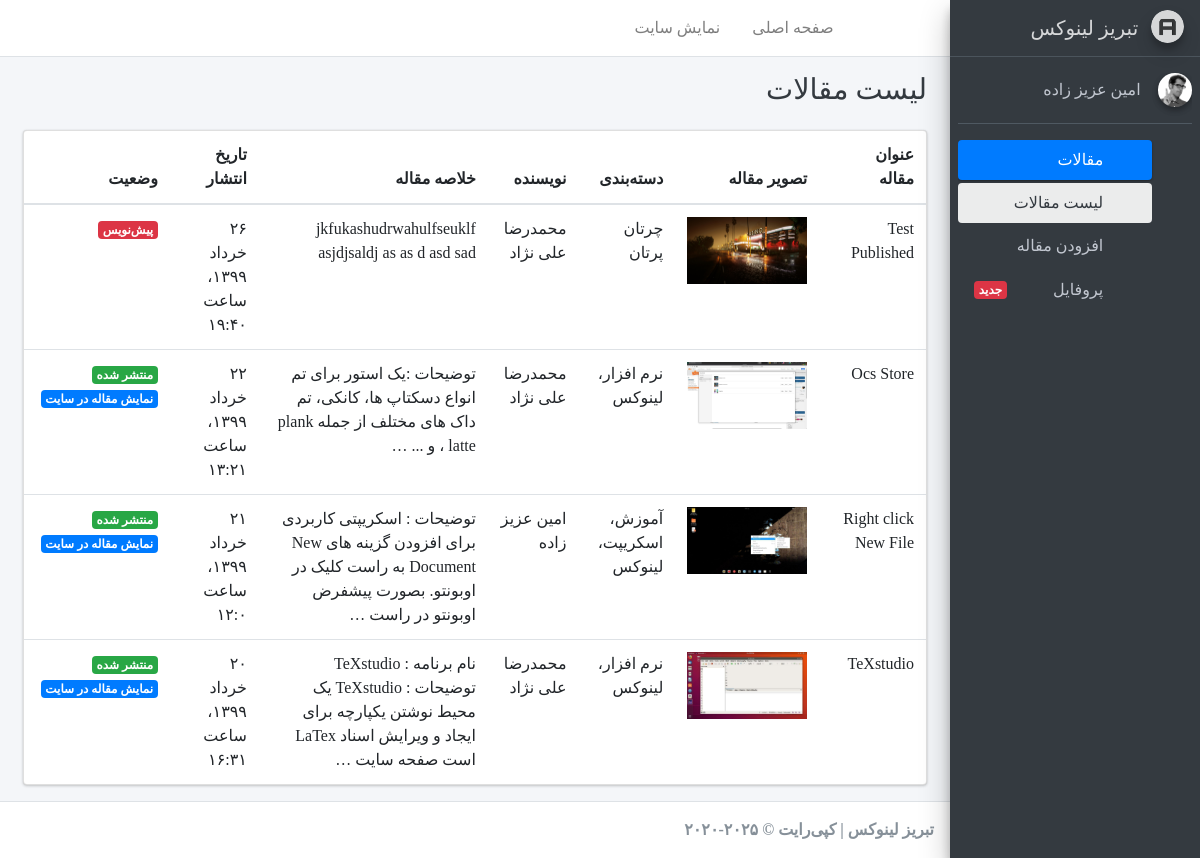
Before: /account/ (signed in) with the older database file.
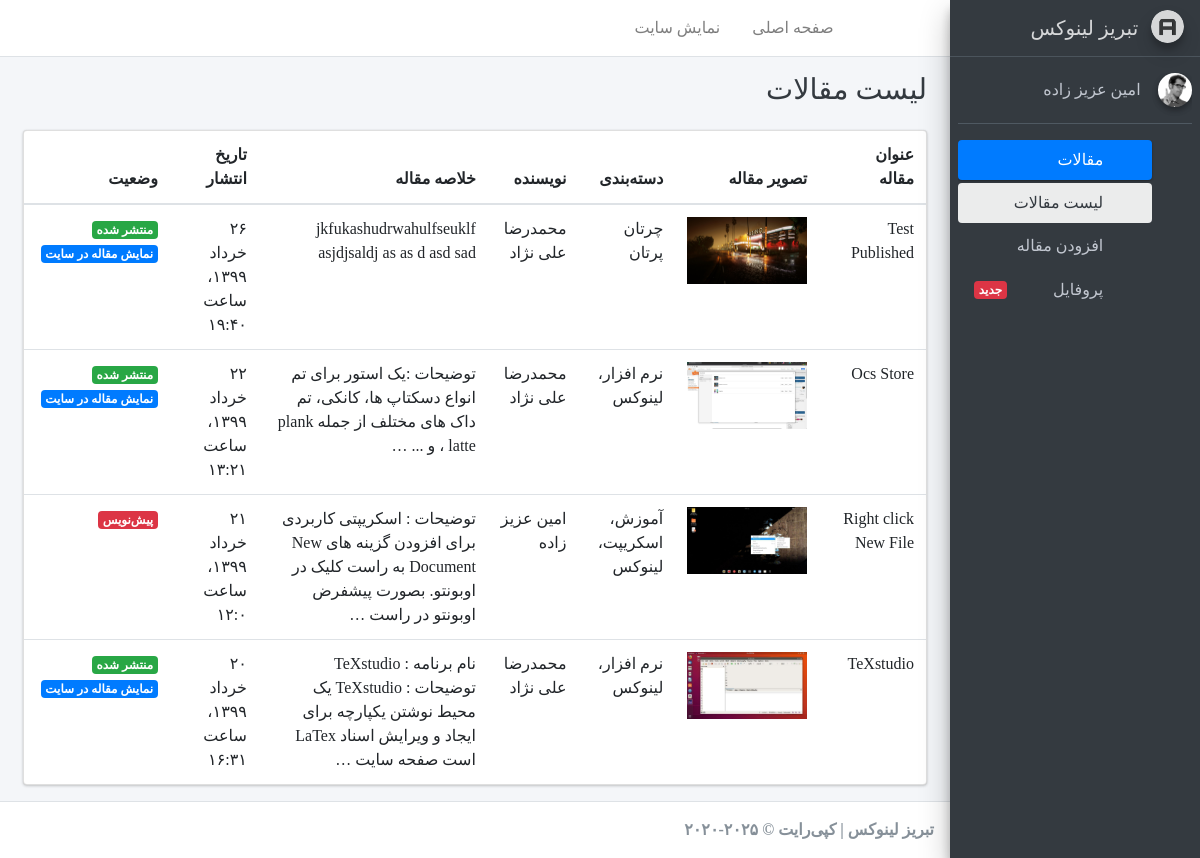
After: the same page with the newer database file.
### blog/models.py (models this page shows, shortened)
class Article(models.Model):
    STATUS_CHOICE = (
        ('D','پیش‌نویس'),
        ('P','منتشر‌شده'),
    )
    author      = models.ForeignKey(User , null=True, on_delete=models.SET_NULL, related_name='articles', verbose_name="نویسنده")
    title       = models.CharField(max_length=30,verbose_name="عنوان مقاله")
    slug        = models.SlugField(max_length=100, unique=True, verbose_name="آدرس مقاله")
    category    = models.ManyToManyField(Category, verbose_name="دسته‌بندی", related_name="articles")
    description = models.TextField(verbose_name="محتوای مقاله")
    thumbnail   = models.ImageField(upload_to="images",verbose_name="تصویر مقاله")
    publish     = models.DateTimeField(default=timezone.now, verbose_name="تاریخ انتشار")
    created     = models.DateTimeField(auto_now_add=True)
    updated     = models.DateTimeField(auto_now=True)
    status      = models.CharField(max_length=1, choices=STATUS_CHOICE, verbose_name="وضعیت")
    class Meta:
        verbose_name = "مقاله"
        verbose_name_plural = "مقالات"
        ordering = ['-publish']
    def jpublish(self):
        return jalali_convertor(self.publish)
    jpublish.short_description = "تاریخ انتشار"
    def thumbnail_tag(self):
        return format_html("<img width=100 height=50 style='border-radius: 3px;' src='{}'>".format(self.thumbnail.url))
    thumbnail_tag.short_description = "تصویر مقاله"
    def category_to_str(self):
        return "، ".join([category.title for category in self.category.active()])
    category_to_str.short_description = "دسته‌بندی"
    objects = ArticleManager()

class Category(models.Model):
    parent   = models.ForeignKey('self', default=None, null=True, blank=True, on_delete=models.SET_NULL, related_name='children', verbose_name="زیردسته")
    title    = models.CharField(max_length=30, verbose_name="عنوان دسته‌بندی")
    slug     = models.SlugField(max_length=100, unique=True, verbose_name="آدرس دسته‌بندی")
    status   = models.BooleanField(default=True, verbose_name="آیا نمایش داده شود؟")
    position = models.IntegerField(verbose_name="پوزیشن")
    class Meta:
        verbose_name = "دسته‌بندی"
        verbose_name_plural = "دسته‌بندی‌ها"
        ordering = ['parent__id','position']
    objects = CategoryManager()

### account/views.py (the view)
# urls.py: path('', ArticleList.as_view(), name="home")
class ArticleList(LoginRequiredMixin, ListView):
    queryset = Article.objects.all()
    template_name = "registration/home.html"

### blog/models.py (called while the page is built)
    def active(self):
        return self.filter(status=True)

### extensions/jalali.py (called while the page is built)
    def persian_tuple(self):
        return self.persian_year, self.persian_month, self.persian_day

### extensions/utils.py (called while the page is built)
def persian_numbers_converter(mystr):
    numbers = {
        "0":"۰",
        "1":"۱",
        "2":"۲",
        "3":"۳",
        "4":"۴",
        "5":"۵",
        "6":"۶",
        "7":"۷",
        "8":"۸",
        "9":"۹",
    }
    for English_Numbers, Persian_Numbers in numbers.items():
        mystr = mystr.replace(English_Numbers,Persian_Numbers)
    return mystr

### templates/registration/home.html
{% extends 'registration/base.html' %}
{% block title %}
    لیست مقالات
{% endblock title %}
{% block main %}
    <div class="row">
          <div class="col-12">
            <div class="card">
              <div class="card-body table-responsive p-0">
                <table class="table table-hover">
                  <thead>
                    <tr>
                      <th>عنوان مقاله</th>
                      <th>تصویر مقاله</th>
                      <th>دسته‌بندی</th>
                      <th>نویسنده</th>
                      <th>خلاصه مقاله</th>
                      <th>تاریخ انتشار</th>
                      <th>وضعیت</th>
                    </tr>
                  </thead>
                  <tbody>
                      {% for article in object_list  %}
                        <tr>
                          <td>{{article.title}}</td>
                          <td><img src="{{article.thumbnail.url}}" width="120" ></td>
                          <td>{{article.category_to_str}}</td>
                          <td>{{article.author.get_full_name}}</td>
                          <td>{{article.description|truncatewords:"20"}}</td>
                          <td>{{article.jpublish}}</td>
                          <td>
                            {% if article.status == 'P' %}
                              <span class="badge badge-success"> منتشر شده </span>
                              <a class="badge badge-primary" href="{% url 'blog:detail' article.slug %}" target="_blank"> نمایش مقاله در سایت </a>
                            {% else %}
                              <span class="badge badge-danger"> پیش‌نویس </span>
                            {% endif %}
                          </td>
                        </tr>
                      {% endfor %}
                  </tbody>
                </table>
              </div>
            </div>
          </div>
        </div>
{% endblock main %}

Changed rows visible on the page:
changed Article "Test Published": status "پیش‌نویس" → "منتشر شده نمایش مقاله در سایت"
changed Article "Right click New File": status "منتشر شده نمایش مقاله در سایت" → "پیش‌نویس"
